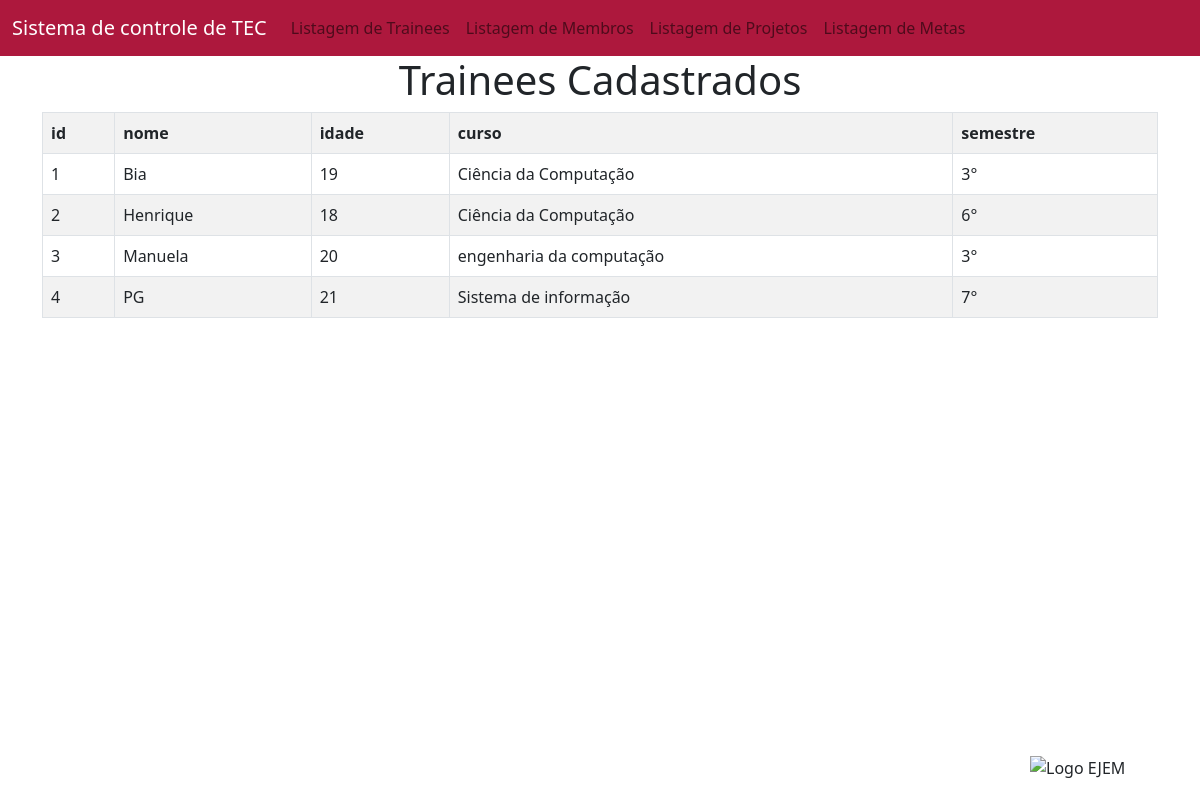
Screenshot of /trainees/ with the database file from the repository.
### app_Case_4/models.py (models this page shows)
class Trainee(models.Model):
    id_trainee = models.AutoField(primary_key=True)
    nome = models.TextField(max_length=255)
    idade = models.TextField(max_length=255)
    curso = models.TextField(max_length=255)
    semestre = models.TextField(max_length=255)

### app_Case_4/views.py (the view)
# urls.py: path('trainees/', views.trainees, name = 'listagem_trainees'),
def trainees(request):
    trainees = {
    'trainees': Trainee.objects.all()
    }
    return render(request, 'usuarios/trainees.html', trainees)

### app_Case_4/templates/usuarios/Trainees.html (shortened to what this page needs)
{% extends "usuarios/base.html" %}
{% block conteudo %}
<h1 class= "text-center">Trainees Cadastrados</h1>
  <body>
    <div class="container">
        <table class="table table-bordered table-striped">
            <tr>
                <th>id</th>
                <th>nome</th>
                <th>idade</th>
                <th>curso</th>
                <th>semestre</th>
            </tr>
            {% for trainee in trainees%}
            <tr>
                <td>{{trainee.id_trainee}}</td>
                <td>{{trainee.nome}}</td>
                <td>{{trainee.idade}}</td>
                <td>{{trainee.curso}}</td>
                <td>{{trainee.semestre}}</td>
            </tr>
            {% endfor%}
        </table>
    </div>
     <img src="https://www.ejemackenzie.com.br/wp-content/uploads/2022/10/cropped-logovermelho.png"
     alt="Logo EJEM"
     class="logo-ejem">
{% endblock%}

### app_Case_4/templates/usuarios/Trainees.html (style rules this page uses)
.logo-ejem { position: fixed; bottom: 20px; right: 20px; width: 150px; height: auto; z-index: 1000; }

### rows the page displays
Trainee: id_trainee "1", nome "Bia", idade "19", curso "Ciência da Computação", semestre "3°"
Trainee: id_trainee "2", nome "Henrique", idade "18", curso "Ciência da Computação", semestre "6°"
Trainee: id_trainee "3", nome "Manuela", idade "20", curso "engenharia da computação", semestre "3°"
Trainee: id_trainee "4", nome "PG", idade "21", curso "Sistema de informação", semestre "7°"
